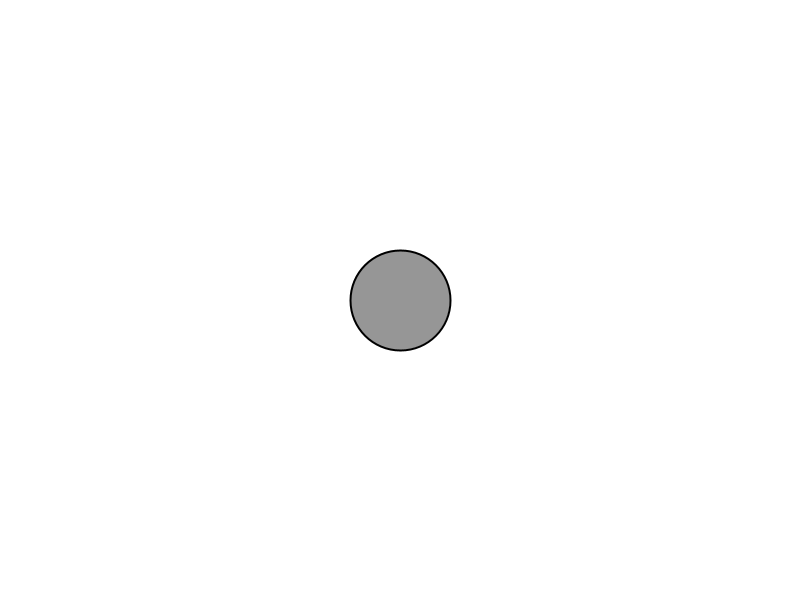
Frame 1 (no input)
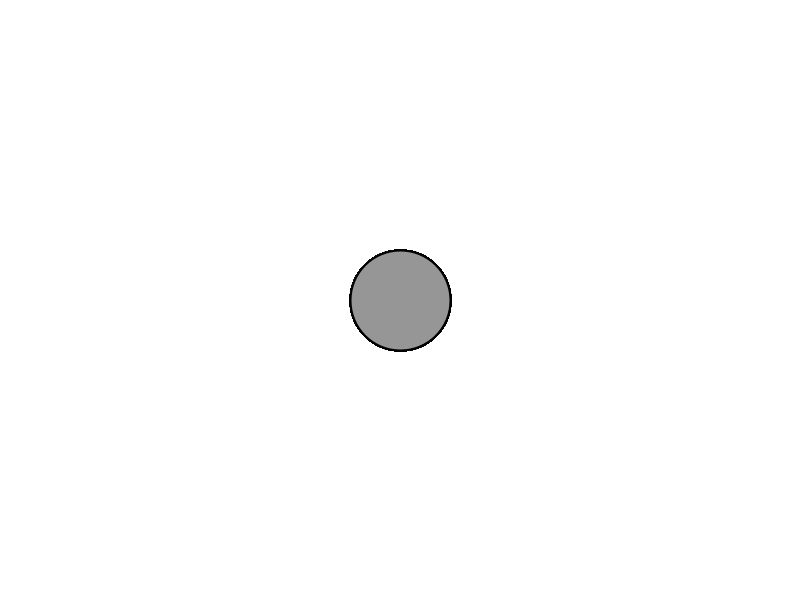
Frame 60 (the mouse pressed at the canvas centre just before this capture)
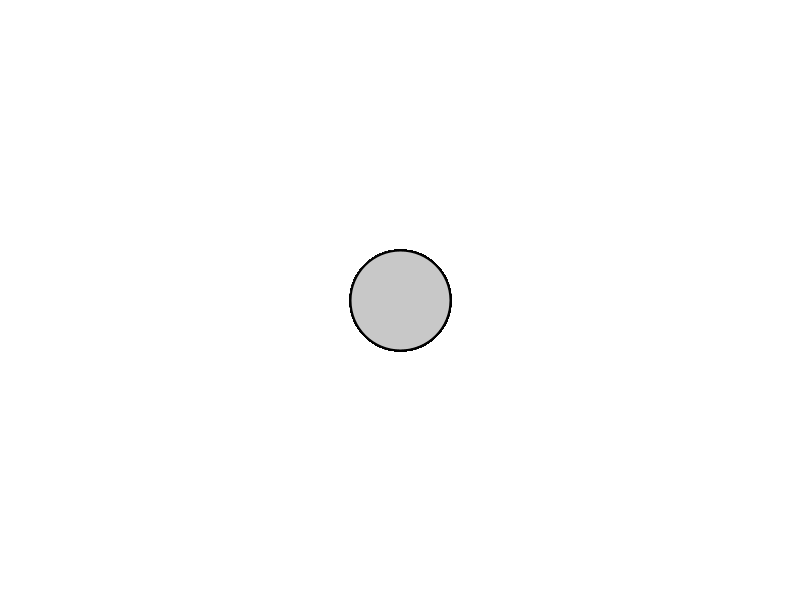
Frame 120 (the mouse held since frame 60 and released just before this capture)

The Processing sketch that drew these frames (run headless with seeded random() and noise(); from frame 60 on, the mouse is pressed at the canvas centre):

// Processing sketch: challenge01_3_active_color
// ── challenge01_3_active_color.pde
//Add a feature that will toggle between
//pressed and inactive states. There should be 
//three colors in play: inactive, pressed, and active.
float d;
float c ;
float r = 50;
Boolean mouseIsclicked = false;
void setup() {
  size(800, 600);
  background(255);
}

void draw() {
  strokeWeight(2);
  stroke(0);
  // distance between the ball and the mouse
  d =dist(width/2, height/2, mouseX, mouseY);
  // active color
  if (d< r) {
    c = 200;
    // the pressed color 
    if (mouseIsclicked) {
      c= 30;
    }
    //inactive color
  } else {
    c = 150;
    mouseIsclicked = false;
  }
  fill(c);
  ellipse(width/2, height/2, 2*r, 2*r);
}
// when mouse pressed in the range of the circle
void mousePressed() {
  if (d<r) {
    mouseIsclicked = true;
  }
}
